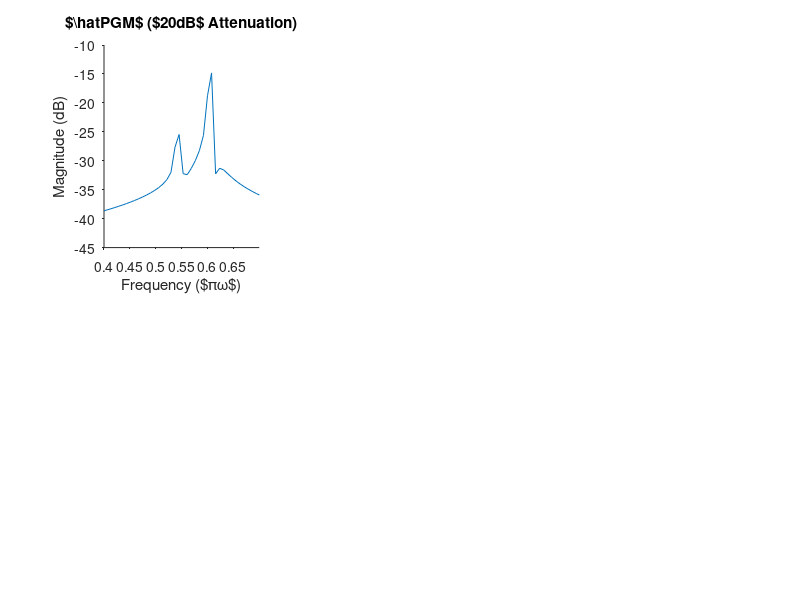

Source code (MATLAB): (Note: this script raises an error after producing the figure.)
clear all
close all


%% Show me the chebwin window!

f_0 = 0.2;
x_n = @(a_1, a_2, phi_1, phi_2, sigma2, alpha, N) a_1*sin(f_0*2*pi*(0:(N-1)) + phi_1) + ...
    a_2*sin((f_0+(alpha/N))*2*pi*(0:(N-1)) + phi_2) + sqrt(sigma2)*randn([1 N]);


N = 256;

    figure;
    vals = [20 100 150];
    
    for a_2=1:length(vals)
        subplot(2,length(vals),a_2);
        signal = x_n(1, 0.1, 0, 0, 0, 8, N) .* chebwin(N, vals(a_2))';

        test = (1/N) * fft(signal);
        pdg = 10*log10(abs(test));
        plot( linspace(-1,1,length(pdg)), pdg  );
        title(sprintf('$\\hat{PGM}$ ($%idB$ Attenuation)', vals(a_2)));
        xlabel('Frequency ($\pi\omega$)')
        ylabel('Magnitude (dB)');
        xlim([0.4,0.7])

        set(gca,'TickDir','out');
        set(gca,'Box','off');
        set(gcf,'color','w');
        cleanfigure;
    end
    
    for a_2=1:length(vals)
        subplot(2,length(vals),length(vals)+a_2);
        signal = x_n(1, 0.0001, 0, 0, 0, 8, N) .* chebwin(N, vals(a_2))';

        test = (1/N) * fft(signal);
        pdg = 10*log10(abs(test));
        plot( linspace(-1,1,length(pdg)), pdg  );
        title(sprintf('$\\hat{PGM}$ ($%idB$ Attenuation)', vals(a_2)));
        xlabel('Frequency ($\pi\omega$)')
        ylabel('Magnitude (dB)');
        xlim([0.4,0.7])

        set(gca,'TickDir','out');
        set(gca,'Box','off');
        set(gcf,'color','w');
        cleanfigure;
    end

%% let's filter
f_0 = 0.2;
x_n = @(a_1, a_2, phi_1, phi_2, sigma2, alpha, N) a_1*sin(f_0*2*pi*(0:(N-1)) + phi_1) + ...
    a_2*sin((f_0+(alpha/N))*2*pi*(0:(N-1)) + phi_2) + sqrt(sigma2)*randn([1 N]);


N = 256;
cheb_size = 50;
for alpha=[4 12]
    figure;
    vals = [.01 .001 .0001 .000001];
    for a_2=1:length(vals)
        subplot(1,length(vals),a_2);
        signal = x_n(1, vals(a_2), 0, 0, 0, alpha, N) .* chebwin(N, cheb_size)';

        test = (1/N) * fft(signal);
        pdg = 10*log10(abs(test));
        plot( linspace(-1,1,length(pdg)), pdg  );
        title(sprintf('Periodogram ($a_2$ = %0.6f)', vals(a_2)));
        xlabel('Frequency ($\pi\omega$)')
        ylabel('Magnitude (dB)');
        xlim([0.4,0.7])

        set(gca,'TickDir','out');
        set(gca,'Box','off');
        set(gcf,'color','w');
        cleanfigure;
    end
    cheb_size = 200;
end

